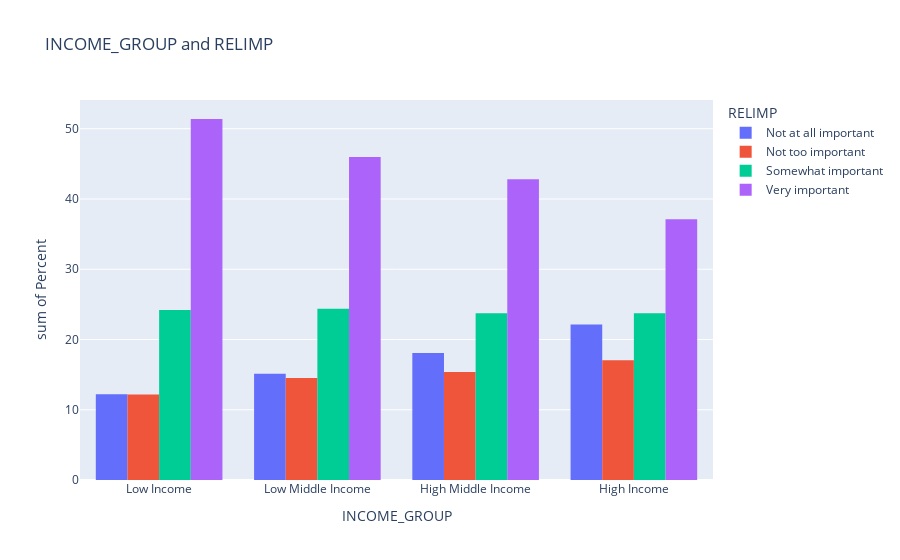

This figure's notebook cell:
### Code cell
correlation('INCOME_GROUP','RELIMP', 'df_income_group', [])

### Figure 1 — Plotly figure (JSON) as saved in the notebook; plotly's stock layout.template omitted (floating-point values rounded to 4 significant figures)
{"data": [{"alignmentgroup": "True", "bingroup": "x", "histfunc": "sum", "hovertemplate": "RELIMP=Not at all important<br>INCOME_GROUP=%{x}<br>sum of Percent=%{y}<extra></extra>", "legendgroup": "Not at all important", "marker": {"color": "#636efa", "pattern": {"shape": ""}}, "name": "Not at all important", "offsetgroup": "Not at all important", "orientation": "v", "showlegend": true, "type": "histogram", "x": ["High Income", "High Middle Income", "Low Income", "Low Middle Income"], "xaxis": "x", "y": [22.12, 18.06, 12.22, 15.13], "yaxis": "y"}, {"alignmentgroup": "True", "bingroup": "x", "histfunc": "sum", "hovertemplate": "RELIMP=Not too important<br>INCOME_GROUP=%{x}<br>sum of Percent=%{y}<extra></extra>", "legendgroup": "Not too important", "marker": {"color": "#EF553B", "pattern": {"shape": ""}}, "name": "Not too important", "offsetgroup": "Not too important", "orientation": "v", "showlegend": true, "type": "histogram", "x": ["High Income", "High Middle Income", "Low Income", "Low Middle Income"], "xaxis": "x", "y": [17.05, 15.38, 12.18, 14.54], "yaxis": "y"}, {"alignmentgroup": "True", "bingroup": "x", "histfunc": "sum", "hovertemplate": "RELIMP=Somewhat important<br>INCOME_GROUP=%{x}<br>sum of Percent=%{y}<extra></extra>", "legendgroup": "Somewhat important", "marker": {"color": "#00cc96", "pattern": {"shape": ""}}, "name": "Somewhat important", "offsetgroup": "Somewhat important", "orientation": "v", "showlegend": true, "type": "histogram", "x": ["High Income", "High Middle Income", "Low Income", "Low Middle Income"], "xaxis": "x", "y": [23.73, 23.73, 24.21, 24.36], "yaxis": "y"}, {"alignmentgroup": "True", "bingroup": "x", "histfunc": "sum", "hovertemplate": "RELIMP=Very important<br>INCOME_GROUP=%{x}<br>sum of Percent=%{y}<extra></extra>", "legendgroup": "Very important", "marker": {"color": "#ab63fa", "pattern": {"shape": ""}}, "name": "Very important", "offsetgroup": "Very important", "orientation": "v", "showlegend": true, "type": "histogram", "x": ["High Income", "High Middle Income", "Low Income", "Low Middle Income"], "xaxis": "x", "y": [37.1, 42.83, 51.38, 45.98], "yaxis": "y"}], "layout": {"barmode": "group", "legend": {"title": {"text": "RELIMP"}, "tracegroupgap": 0}, "title": {"text": "INCOME_GROUP and RELIMP"}, "xaxis": {"anchor": "y", "categoryarray": ["Low Income", "Low Middle Income", "High Middle Income", "High Income"], "categoryorder": "array", "domain": [0, 1], "title": {"text": "INCOME_GROUP"}}, "yaxis": {"anchor": "x", "domain": [0, 1], "title": {"text": "sum of Percent"}}}}
